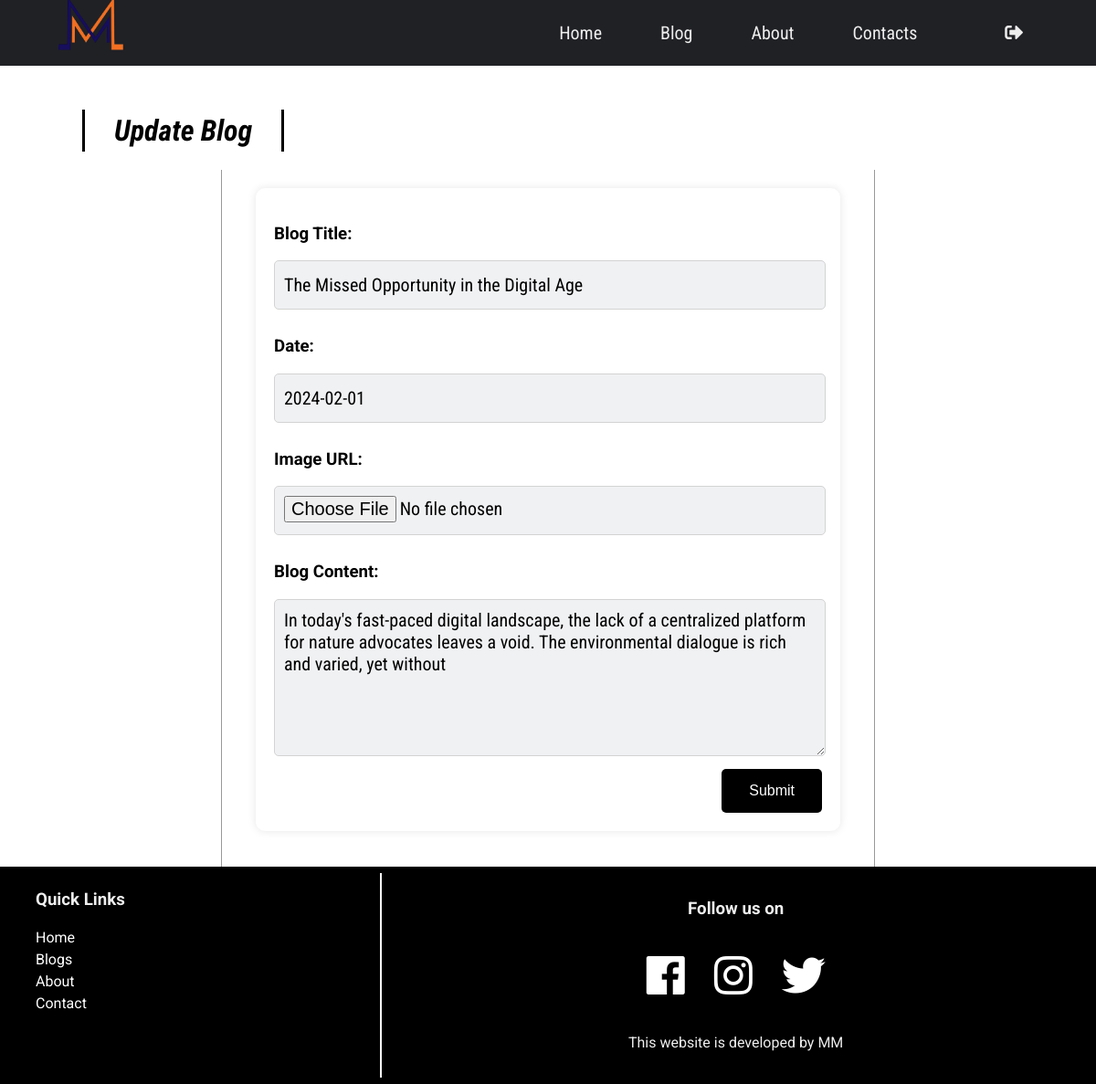
The page /webapp/webapp/editblogpostpage/1/ on the database its author committed.
### webapp/models.py (models this page shows, shortened)
class Blog(models.Model):
    name = models.CharField(max_length=50, null=False)
    blogTitle = models.CharField(max_length=50, null=False)
    date = models.DateField(auto_now_add=False)
    photo = models.ImageField(upload_to='albums/', null=False)
    content = models.TextField(blank=True)

### webapp/views.py (the view)
# urls.py: path('webapp/editblogpostpage/<int:id>/', views.editblogpostpage, name='editblogpostpage'),
def editblogpostpage(request,id):
    mem=Blog.objects.get(id=id)
    return render(request, "pages/editblog.html",{'mem':mem})

### webapp/templates/pages/editblog.html (shortened to what this page needs)
{% extends 'pages/index.html' %}
{% block content %}
<main>
    <h2 class="page-heading">Update Blog</h2>
    <div id="post-containers">
        <section id="blogpost">
            <div class="card">
                <div class="card-description">
                    <form id="blog-form" method="post" action="{% url 'editblogpost' mem.id %}" enctype="multipart/form-data">
  <h3><label for="title">Blog Title:</label></h3>
  <input type="text" id="title" name="title" value="{{ mem.blogTitle }}">
  <h3><label for="date">Date:</label></h3>
  <input type="text" id="date" name="date" value="{{ mem.date }}"readonly >
    <h3><label for="uploadImage">Image URL:</label></h3>
<input type="file" id="uploadImage" name="photo" accept="image/*" >
  <h3><label for="content">Blog Content:</label></h3>
  <textarea id="content" name="content" rows="6">{{ mem.content }}</textarea>
  <div class="cards">
    <button type="submit" id="submit" name="submit" class="btn-submit">Submit</button>
  </div>
</form>
                </div>
            </div>
            <br>
        </section>
    </div>
</main>
{% endblock %}

### webapp/static/css/style.css (style rules this page uses)
body { font-family: "Roboto", sans-serif; margin: 0; }
h2 { font-style: italic; color: White; text-align: center; margin: 20px 0; margin-top: 180px; }
main { margin: 0 auto; }
input, textarea { height: 32px; padding: 0 16px; font-family: "Roboto Condensed", sans-serif; font-size: 20px; border: none; box-shadow: inset 8px 3px 18px -4px rgba(0, 0, 0, 0.4); }
section { display: flex; justify-content: space-around; flex-wrap: wrap; }
.card .card-description { padding: 0 8px; }
.page-heading { font-size:32px; font-family:'Roboto Condensed', sans-serif; border-left:3px solid black; border-right:3px solid black; transition: all 0.4s; display:inline-block; padding:4px 32px; margin-top: 120px; color: black; }
#post-containers { display: flex; justify-content: center; align-items: center; }
#blogpost { display: flex; flex-direction:column; width:70%; border-left:1px solid #999; border-right:1px solid #999; margin: 0 auto; }
#blogpost .card { width:100%; }
@media (min-width: 720px) { main { width: 95%; } }
@media (min-width: 720px) { .card { width: 45%; } }
@media (min-width: 1200px) { main { width: 85%; } }
.cards { font-family: 'Arial', sans-serif; display: flex; align-items: center; justify-content: flex-end; }
.btn-submit { text-decoration: none; display: inline-block; background-color: black; color: white; padding: 15px 30px; font-size: 16px; border: none; border-radius: 5px; cursor: pointer; transition: background-color 0.3s ease; }
#blog-form { max-width: 600px; margin: 20px auto; padding: 20px; background-color: white; border-radius: 10px; box-shadow: 0 0 10px rgba(0, 0, 0, 0.1); position: relative; }
#blog-form label { display: block; margin-bottom: 10px; }
#blog-form input, #blog-form textarea { width: 97%; padding: 10px; margin-bottom: 10px; border-radius: 5px; background-color: #F0F1F3; border: 1px solid lightgrey; box-shadow: none; }
#blog-form textarea { height: 150px; }

### rows shown on the page
Blog: title "The Missed Opportunity in the Digital Age", date "2024-02-01", content "In today's fast-paced digital landscape, the lack of a centralized platform for nature advocates leaves a void. The environmental dialogue is rich and varied, yet without"
